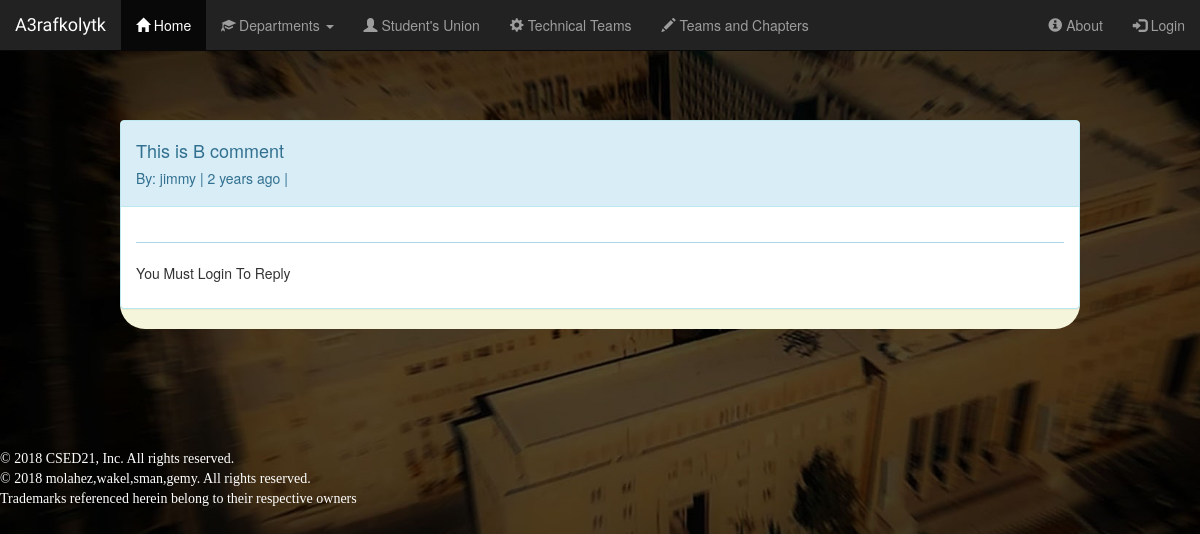
The page /comments/4/ on the database its author committed.
### comments/models.py (models this page shows, shortened)
class Comment(models.Model):
    user = models.ForeignKey(settings.AUTH_USER_MODEL, on_delete=models.DO_NOTHING)
    content_type = models.ForeignKey(ContentType, on_delete=models.DO_NOTHING)
    object_id = models.PositiveIntegerField()
    content_object = GenericForeignKey('content_type', 'object_id')
    parent = models.ForeignKey("self", on_delete=models.DO_NOTHING)
    content = models.TextField()
    timestamp = models.DateTimeField(auto_now_add=True)
    objects = CommentManager()
    class Meta:
        ordering = ['-timestamp']
    def children(self):
        return Comment.objects.filter(parent=self)

### comments/views.py (the view, shortened to what this page needs)
# urls.py: url(r'^(?P<id>\d+)/$', views.comment_thread , name='comment_thread'),
def comment_thread(request, id):
    obj = get_object_or_404(Comment , id=id)
    content_object = obj.content_object
    content_id = obj.content_object.id
    initial_data = {
        "content_type": obj.content_type,
        "object_id": obj.object_id,
    }
    form = CommentForm(request.POST or None, initial=initial_data)
    context = {
        "comment": obj,
        "form": form,
    }
    return render(request, "posts/comment_thread.html", context)

### comments/models.py (called while the page is built)
    def all(self):
        qs = super(CommentManager, self).filter(parent=None)
        return qs

### posts/templates/posts/comment_thread.html (shortened to what this page needs)
{% extends "A3rafkolytk/header.html" %}
{% block content %}
<div style="align-content: center; background-color: beige; margin: 10% 10%; border-radius: 25px;">
    <div class="panel panel-info">
          <div class="panel-heading">
              <h4>
                  {{ comment.content }}
                  <h5>
                      By: {{ comment.user }} | {{ comment.timestamp|timesince }} ago | {% if comment.children.count > 1 %} {{ comment.children.count }} Replies | {% elif comment.children.count == 1 %}1 Reply{% endif %}
                  </h5>
              </h4>
          </div>
        <div class="panel-body">
            <hr style="height:1px; border:none; color:lightblue; background-color:lightblue;">
            {% if request.user.is_authenticated %}
                <form method="post" action="." style="text-align: center;">
                    {% csrf_token %}
                    {{form}}
                    <input type="hidden" name="parent_id" value="{{ comment.id }}">
                    <input type="submit" value="Reply" class="btn btn-default">
                </form>
            {% else %}
                <p>You Must Login To Reply</p>
            {% endif %}
        </div>
    </div>
</div>
{% endblock %}

### rows shown on the page
Comment: content "This is B comment", user "jimmy", timestamp "2 years"
